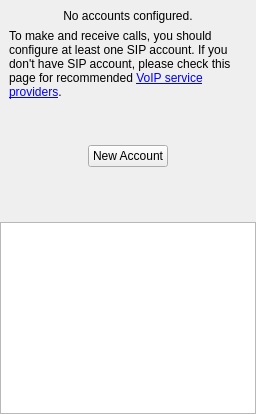
          <widget class="QWidget" name="tabAccounts">
           <attribute name="title">
            <string>Accounts</string>
           </attribute>
           <layout class="QGridLayout" name="gridLayout_6">
            <property name="leftMargin">
             <number>0</number>
            </property>
            <property name="topMargin">
             <number>0</number>
            </property>
            <property name="rightMargin">
             <number>0</number>
            </property>
            <property name="bottomMargin">
             <number>0</number>
            </property>
            <item row="0" column="0">
             <layout class="QVBoxLayout" name="verticalLayout_3">
              <item>
               <widget class="QFrame" name="frNoAccounts">
                <property name="sizePolicy">
                 <sizepolicy hsizetype="Preferred" vsizetype="Expanding">
                  <horstretch>0</horstretch>
                  <verstretch>0</verstretch>
                 </sizepolicy>
                </property>
                <property name="frameShape">
                 <enum>QFrame::NoFrame</enum>
                </property>
                <property name="frameShadow">
                 <enum>QFrame::Plain</enum>
                </property>
                <layout class="QVBoxLayout" name="verticalLayout_7">
                 <item>
                  <widget class="QLabel" name="lbNoAccounts">
                   <property name="text">
                    <string>No accounts configured.</string>
                   </property>
                   <property name="alignment">
                    <set>Qt::AlignCenter</set>
                   </property>
                  </widget>
                 </item>
                 <item>
                  <widget class="QLabel" name="lbProviderText">
                   <property name="text">
                    <string>To make and receive calls, you should configure at least one SIP account. If you don't have SIP account, please check this page for recommended &lt;a href=&quot;http://taki.sourceforge.net/serviceproviders.htm&quot;&gt;VoIP service providers&lt;/a&gt;.</string>
                   </property>
                   <property name="wordWrap">
                    <bool>true</bool>
                   </property>
                   <property name="openExternalLinks">
                    <bool>true</bool>
                   </property>
                  </widget>
                 </item>
                 <item>
                  <spacer name="verticalSpacer_5">
                   <property name="orientation">
                    <enum>Qt::Vertical</enum>
                   </property>
                   <property name="sizeHint" stdset="0">
                    <size>
                     <width>20</width>
                     <height>40</height>
                    </size>
                   </property>
                  </spacer>
                 </item>
                 <item>
                  <layout class="QGridLayout" name="gridLayout_8">
                   <item row="0" column="1">
                    <widget class="QPushButton" name="btAddNewAcc">
                     <property name="text">
                      <string>New Account</string>
                     </property>
                    </widget>
                   </item>
                   <item row="0" column="2">
                    <spacer name="horizontalSpacer_5">
                     <property name="orientation">
                      <enum>Qt::Horizontal</enum>
                     </property>
                     <property name="sizeHint" stdset="0">
                      <size>
                       <width>40</width>
                       <height>20</height>
                      </size>
                     </property>
                    </spacer>
                   </item>
                   <item row="0" column="0">
                    <spacer name="horizontalSpacer_4">
                     <property name="orientation">
                      <enum>Qt::Horizontal</enum>
                     </property>
                     <property name="sizeHint" stdset="0">
                      <size>
                       <width>40</width>
                       <height>20</height>
                      </size>
                     </property>
                    </spacer>
                   </item>
                  </layout>
                 </item>
                 <item>
                  <spacer name="verticalSpacer">
                   <property name="orientation">
                    <enum>Qt::Vertical</enum>
                   </property>
                   <property name="sizeHint" stdset="0">
                    <size>
                     <width>20</width>
                     <height>40</height>
                    </size>
                   </property>
                  </spacer>
                 </item>
                </layout>
               </widget>
              </item>
              <item>
               <widget class="QTreeWidget" name="twAccounts">
                <property name="horizontalScrollBarPolicy">
                 <enum>Qt::ScrollBarAlwaysOff</enum>
                </property>
                <property name="alternatingRowColors">
                 <bool>true</bool>
                </property>
                <property name="verticalScrollMode">
                 <enum>QAbstractItemView::ScrollPerPixel</enum>
                </property>
                <property name="rootIsDecorated">
                 <bool>false</bool>
                </property>
                <property name="allColumnsShowFocus">
                 <bool>true</bool>
                </property>
                <property name="wordWrap">
                 <bool>true</bool>
                </property>
                <attribute name="headerVisible">
                 <bool>false</bool>
                </attribute>
                <attribute name="headerDefaultSectionSize">
                 <number>130</number>
                </attribute>
                <attribute name="headerStretchLastSection">
                 <bool>false</bool>
                </attribute>
                <column>
                 <property name="text">
                  <string notr="true">Id</string>
                 </property>
                </column>
                <column>
                 <property name="text">
                  <string>AccName</string>
                 </property>
                </column>
                <column>
                 <property name="text">
                  <string>VM</string>
                 </property>
                </column>
                <column>
                 <property name="text">
                  <string>Info</string>
                 </property>
                </column>
               </widget>
              </item>
             </layout>
            </item>
           </layout>
          </widget>
